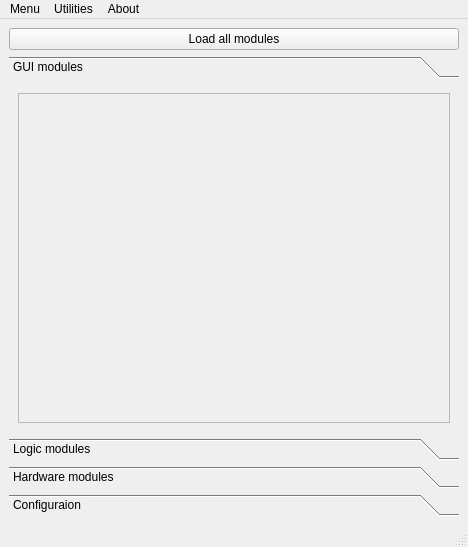
<?xml version="1.0" encoding="UTF-8"?>
<ui version="4.0">
 <class>MainWindow</class>
 <widget class="QMainWindow" name="MainWindow">
  <property name="geometry">
   <rect>
    <x>0</x>
    <y>0</y>
    <width>468</width>
    <height>547</height>
   </rect>
  </property>
  <property name="windowTitle">
   <string>qudi: Manager</string>
  </property>
  <widget class="QWidget" name="centralwidget">
   <layout class="QGridLayout" name="gridLayout">
    <item row="1" column="0">
     <widget class="QToolBox" name="toolBox">
      <property name="currentIndex">
       <number>0</number>
      </property>
      <widget class="QWidget" name="guimod">
       <property name="geometry">
        <rect>
         <x>0</x>
         <y>0</y>
         <width>450</width>
         <height>348</height>
        </rect>
       </property>
       <attribute name="label">
        <string>GUI modules</string>
       </attribute>
       <layout class="QGridLayout" name="gridLayout">
        <item row="1" column="0">
         <widget class="QScrollArea" name="scrollArea">
          <property name="widgetResizable">
           <bool>true</bool>
          </property>
          <widget class="QWidget" name="guiscroll">
           <property name="geometry">
            <rect>
             <x>0</x>
             <y>0</y>
             <width>430</width>
             <height>328</height>
            </rect>
           </property>
          </widget>
         </widget>
        </item>
       </layout>
      </widget>
      <widget class="QWidget" name="logicmod">
       <property name="geometry">
        <rect>
         <x>0</x>
         <y>0</y>
         <width>98</width>
         <height>88</height>
        </rect>
       </property>
       <attribute name="label">
        <string>Logic modules</string>
       </attribute>
       <layout class="QGridLayout" name="gridLayout">
        <item row="0" column="0">
         <widget class="QScrollArea" name="scrollArea">
          <property name="widgetResizable">
           <bool>true</bool>
          </property>
          <widget class="QWidget" name="logicscroll">
           <property name="geometry">
            <rect>
             <x>0</x>
             <y>0</y>
             <width>98</width>
             <height>28</height>
            </rect>
           </property>
          </widget>
         </widget>
        </item>
       </layout>
      </widget>
      <widget class="QWidget" name="hwmod">
       <property name="geometry">
        <rect>
         <x>0</x>
         <y>0</y>
         <width>98</width>
         <height>88</height>
        </rect>
       </property>
       <attribute name="label">
        <string>Hardware modules</string>
       </attribute>
       <layout class="QGridLayout" name="gridLayout">
        <item row="0" column="0">
         <widget class="QScrollArea" name="scrollArea">
          <property name="widgetResizable">
           <bool>true</bool>
          </property>
          <widget class="QWidget" name="hwscroll">
           <property name="geometry">
            <rect>
             <x>0</x>
             <y>0</y>
             <width>98</width>
             <height>28</height>
            </rect>
           </property>
          </widget>
         </widget>
        </item>
       </layout>
      </widget>
      <widget class="QWidget" name="config">
       <property name="geometry">
        <rect>
         <x>0</x>
         <y>0</y>
         <width>98</width>
         <height>88</height>
        </rect>
       </property>
       <attribute name="label">
        <string>Configuraion</string>
       </attribute>
       <layout class="QGridLayout" name="gridLayout">
        <item row="0" column="0">
         <widget class="QTreeWidget" name="treeWidget">
          <column>
           <property name="text">
            <string notr="true">1</string>
           </property>
          </column>
         </widget>
        </item>
       </layout>
      </widget>
     </widget>
    </item>
    <item row="0" column="0">
     <widget class="QPushButton" name="loadAllButton">
      <property name="text">
       <string>Load all modules</string>
      </property>
     </widget>
    </item>
   </layout>
  </widget>
  <widget class="QMenuBar" name="menubar">
   <property name="geometry">
    <rect>
     <x>0</x>
     <y>0</y>
     <width>468</width>
     <height>19</height>
    </rect>
   </property>
   <widget class="QMenu" name="menuMenu">
    <property name="title">
     <string>Menu</string>
    </property>
    <addaction name="actionLoad_configuration"/>
    <addaction name="actionSave_configuration"/>
    <addaction name="separator"/>
    <addaction name="action_Load_all_modules"/>
    <addaction name="separator"/>
    <addaction name="actionQuit"/>
   </widget>
   <widget class="QMenu" name="menuUtilities">
    <property name="title">
     <string>Utilities</string>
    </property>
    <addaction name="actionLog"/>
    <addaction name="actionConsole"/>
   </widget>
   <widget class="QMenu" name="menuAbout">
    <property name="title">
     <string>About</string>
    </property>
    <addaction name="actionAbout_QuDi"/>
    <addaction name="actionAbout_Qt"/>
   </widget>
   <addaction name="menuMenu"/>
   <addaction name="menuUtilities"/>
   <addaction name="menuAbout"/>
  </widget>
  <widget class="QStatusBar" name="statusbar"/>
  <action name="actionLoad_configuration">
   <property name="icon">
    <iconset theme="document-open">
     <normaloff/>
    </iconset>
   </property>
   <property name="text">
    <string>Load configuration</string>
   </property>
  </action>
  <action name="actionSave_configuration">
   <property name="icon">
    <iconset theme="document-save">
     <normaloff/>
    </iconset>
   </property>
   <property name="text">
    <string>Save configuration</string>
   </property>
  </action>
  <action name="action_Load_all_modules">
   <property name="icon">
    <iconset theme="media-playback-start">
     <normaloff/>
    </iconset>
   </property>
   <property name="text">
    <string> Load all modules</string>
   </property>
  </action>
  <action name="actionStart_all_modules">
   <property name="icon">
    <iconset theme="media-playback-start">
     <normaloff/>
    </iconset>
   </property>
   <property name="text">
    <string>Start all modules</string>
   </property>
  </action>
  <action name="actionQuit">
   <property name="icon">
    <iconset theme="application-exit">
     <normaloff/>
    </iconset>
   </property>
   <property name="text">
    <string>Quit</string>
   </property>
  </action>
  <action name="actionLog">
   <property name="icon">
    <iconset theme="dialog-warning">
     <normaloff/>
    </iconset>
   </property>
   <property name="text">
    <string>Log</string>
   </property>
  </action>
  <action name="actionConsole">
   <property name="icon">
    <iconset theme="utilities-terminal">
     <normaloff/>
    </iconset>
   </property>
   <property name="text">
    <string>Console</string>
   </property>
  </action>
  <action name="actionAbout_QuDi">
   <property name="icon">
    <iconset theme="help-about">
     <normaloff/>
    </iconset>
   </property>
   <property name="text">
    <string>About QuDi</string>
   </property>
  </action>
  <action name="actionAbout_Qt">
   <property name="text">
    <string>About Qt</string>
   </property>
  </action>
  <action name="actionAbout_Qt">
   <property name="text">
    <string>About Qt</string>
   </property>
  </action>
 </widget>
 <resources/>
 <connections/>
</ui>
